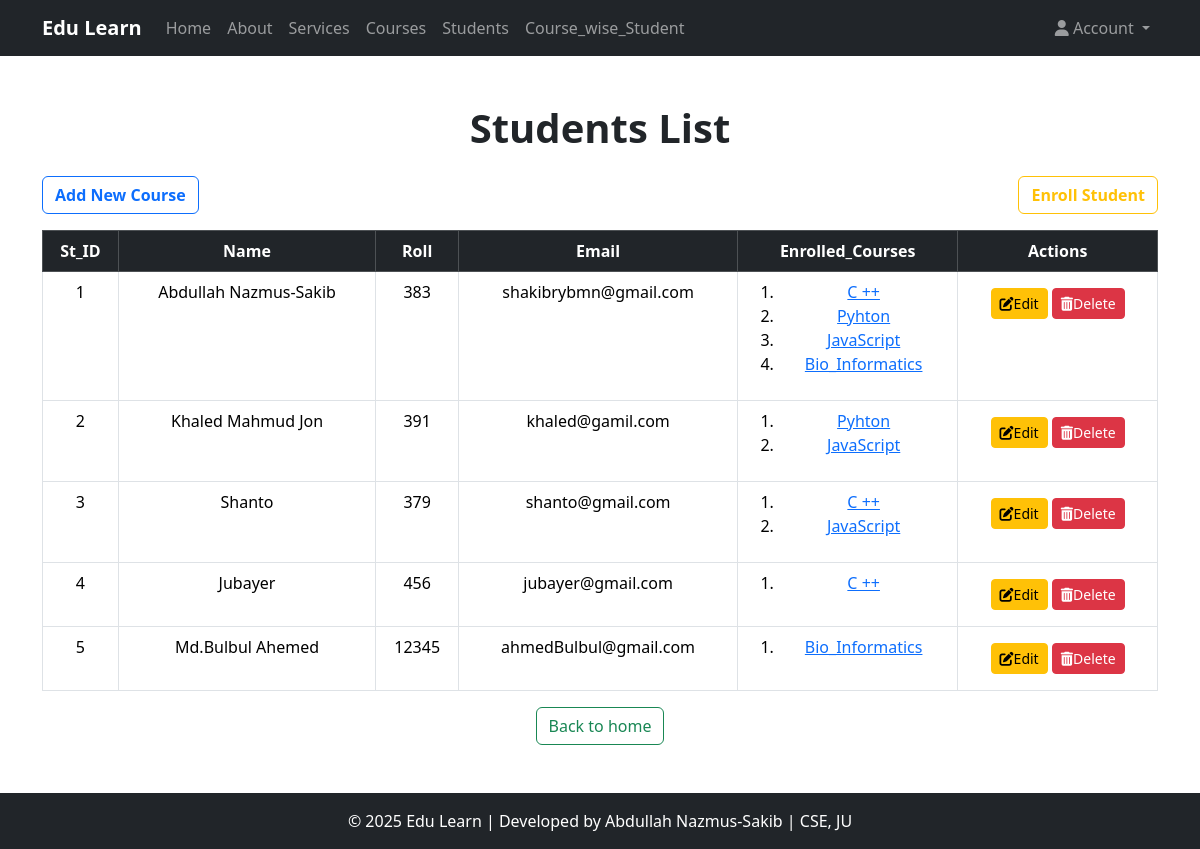
The page /student_list/ on the database its author committed.
### Course_app/models.py (models this page shows, shortened)
class Student(models.Model):
    name = models.CharField(max_length=30)
    roll = models.IntegerField()
    email = models.EmailField(max_length=60,unique=True)
    enrolled_courses = models.ManyToManyField(Course, related_name="students")  # ✅ Changed related_name to plural

class Course(models.Model):
    title = models.CharField(max_length=25)
    descriptions = models.TextField()
    durations = models.IntegerField(help_text="Durations in hours")
    thumbnail = models.ImageField(upload_to="courses_thumbnail/", null=True, blank=True)

### Course_app/views.py (the view)
# urls.py: path('student_list/',views.student_list,name='student_list'),
def student_list(request):
    students = Student.objects.all()
    context = {
        'check':1,
        'students':students
    }
    return render(request,"Course_app/student_list.html",context)

### templates/Course_app/student_list.html (shortened to what this page needs)
{% extends 'Course_app/base.html' %}
{% block content %}
<div class="text-center mb-4">
    <h1 class="fw-bold">
    {% if check == 2 %}
    Enrolled Student of
    <span class="text-danger">"{{course.title}}"</span> Course
    {% elif check == 3 %}
        Student Information
    {% elif check == 1 %}
    Students List
    {% endif %}
    </h1>
</div>
<div class="d-flex justify-content-between">
    <a href="{% url 'create_course' %}" class="btn btn-outline-primary fw-bold mb-3">Add New Course</a>
    <a href="{% url 'Enroll_student' %}" class="btn btn-outline-warning fw-bold mb-3">Enroll Student</a>
</div>
<table class="table table-bordered table-hover text-center">
    <thead class="table-dark">
        <tr>
            <th>St_ID</th>
            <th>Name</th>
            <th>Roll</th>
            <th>Email</th>
            <th>Enrolled_Courses</th>
            <th>Actions</th>
        </tr>
    </thead>
    <tbody>
        {% if check == 3 %}
        <tr>
            <td>{{ student.id }}</td>
            <td>{{ student.name }}</td>
            <td>{{ student.roll }}</td>
            <td>{{ student.email }}</td>
            <td>
                <ol>
                    {% for course in student.enrolled_courses.all %}
                    <li><a href="{% url 'coursedetails' course.id %}">{{course.title}}</a></li>
                    {% endfor %}
                </ol>
            </td>
             <td>
                <a href="{% url 'update_student' student.id %}" class="btn btn-sm btn-warning my-2"><i class='fas fa-edit'></i>Edit</a>
                <form action="{% url 'delete_student' student.id %}" class="d-inline">
                    <button type="submit" class="btn btn-danger btn-sm"><i class="fas fa-trash-alt"></i>Delete</button>
                </form>
            </td>
        </tr>
        {% else %}
        {% for student in students %}
        <tr>
            <td>{{ forloop.counter }}</td>
            <td>{{ student.name }}</td>
            <td>{{ student.roll }}</td>
            <td>{{ student.email }}</td>
            <td>
                <ol>
                    {% for course in student.enrolled_courses.all %}
                    <li><a href="{% url 'coursedetails' course.id %}">{{course.title}}</a></li>
                    {% endfor %}
                </ol>
            </td>
             <td>
                <a href="{% url 'update_student' student.id %}" class="btn btn-sm btn-warning my-2"><i class='fas fa-edit'></i>Edit</a>
                <form action="{% url 'delete_student' student.id %}" class="d-inline">
                    <button type="submit" class="btn btn-danger btn-sm"><i class="fas fa-trash-alt"></i>Delete</button>
                </form>
            </td>
        </tr>
        {% endfor %}
        {% endif %}
    </tbody>
</table>
<div class="d-flex justify-content-center">
    <a href="{% url 'course_list' %}" class="btn btn-outline-success ">Back to home</a>
</div>
{% endblock content %}

### static/Course_app/css/base.css (style rules this page uses)
html, body { height: 100%; }
body { display: flex; flex-direction: column; }

### rows shown on the page
Student: name "Abdullah Nazmus-Sakib", roll "383", email "shakibrybmn@gmail.com"
Course: title "C ++"
Course: title "Pyhton"
Course: title "JavaScript"
Course: title "Bio_Informatics"
Student: name "Khaled Mahmud Jon", roll "391", email "khaled@gamil.com"
Student: name "Shanto", roll "379", email "shanto@gmail.com"
Student: name "Jubayer", roll "456", email "jubayer@gmail.com"
Student: name "Md.Bulbul Ahemed", roll "12345", email "ahmedBulbul@gmail.com"
